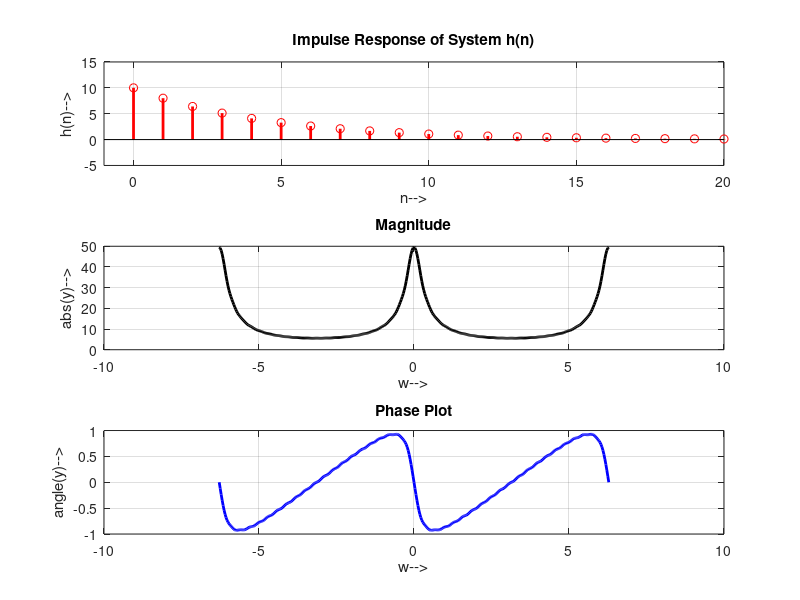

The MATLAB source for this figure:
clc;
clear;
w=-2*pi:0.01*pi:2*pi;
n=0:20;
h=10*0.8.^n;
subplot(3,1,1);
stem(n,h,'r','linewidth',2);
title('Impulse Response of System h(n)');
xlabel('n-->');
ylabel('h(n)-->');
grid on;
axis([-1 20 -5 15]);

q=exp(-1j*n'*w);
y=h*q;

subplot(3,1,2);
plot(w,abs(y),'k','linewidth',2);
title('Magnitude');
xlabel('w-->');
ylabel('abs(y)-->');
grid on;

subplot(3,1,3);
plot(w,angle(y),'b','linewidth',2);
title('Phase Plot');
xlabel('w-->');
ylabel('angle(y)-->');
grid on;